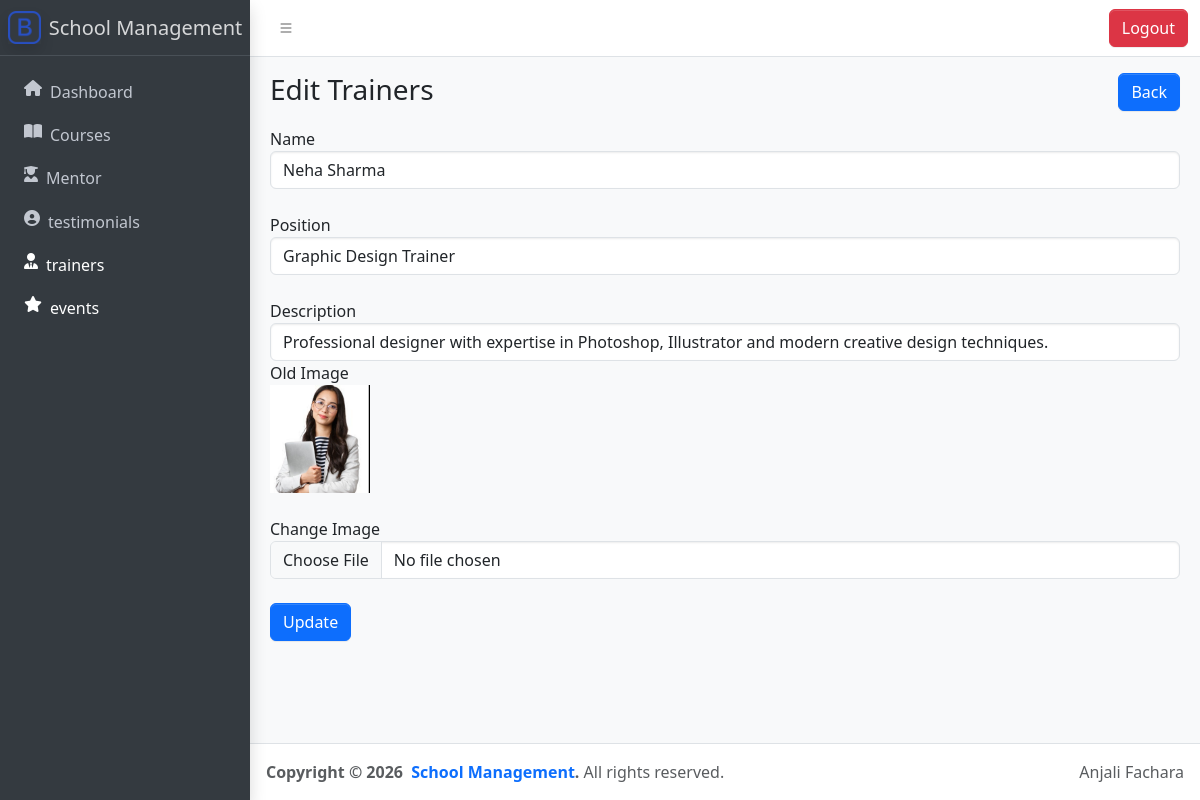
Screenshot of /backend/trainers_edit.php?id=2 with the database file from the repository.
### tables this page shows
CREATE TABLE `trainers` (
  `id` int(11) NOT NULL,
  `image` varchar(255) NOT NULL,
  `name` varchar(100) NOT NULL,
  `position` varchar(100) NOT NULL,
  `description` text NOT NULL
);

### backend/trainers_edit.php (the view, shortened to what this page needs)
<!doctype html>
<html lang="en">
<head>
  <link
    rel="stylesheet"
    href="https://cdn.jsdelivr.net/npm/@fontsource/source-sans-3@5.0.12/index.css" />
  <link
    rel="stylesheet"
    href="https://cdn.jsdelivr.net/npm/overlayscrollbars@2.11.0/styles/overlayscrollbars.min.css" />
  <link
    rel="stylesheet"
    href="https://cdn.jsdelivr.net/npm/bootstrap-icons@1.13.1/font/bootstrap-icons.min.css" />
  <link
    rel="stylesheet"
    href="https://cdnjs.cloudflare.com/ajax/libs/font-awesome/6.5.1/css/all.min.css" />
  <link rel="stylesheet" href="css/adminlte.css" />
</head>
<body class="layout-fixed sidebar-expand-lg sidebar-open bg-body-tertiary">
  <div class="app-wrapper">
<?php
 include('layout/header.php');
?>
  <?php
      include('layout/sidebar.php');
  ?>
      <main class="app-main">
        <?php
include('config.php');
if(isset($_GET['id']))
{
    $id = intval($_GET['id']);
    $query = "SELECT * FROM trainers WHERE id = $id";
    $result = mysqli_query($conn, $query);
    if(mysqli_num_rows($result) > 0)
    {
        $data = mysqli_fetch_assoc($result);
    }
    else
    {
        echo "Record not found";
        exit();
    }
}
else
{
    echo "Invalid Request";
    exit();
}
?>
        <div class="app-content-header">
          <div class="container-fluid">
            <div class="row">
              <div class="col-sm-6"><h3 class="mb-0">Edit Trainers</h3></div>
              <div class="col-sm-6">
                <ol class="breadcrumb float-sm-end">
                    <a href="trainers_list.php" class="btn btn-primary">Back</a>
                </ol>
              </div>
            </div>
          </div>
        </div>
          <div class="app-content">
              <div class="container-fluid">
                <div class="row">
                 <form action="trainers_update.php" method="POST" enctype="multipart/form-data">
    <label>Name</label>
    <input type="text" name="name"
           value="<?php echo $data['name']; ?>"
           class="form-control"><br>
    <label>Position</label>
    <input type="text" name="position"
           value="<?php echo $data['position']; ?>"
           class="form-control"><br>
   <label>Description</label>
<input type="text"
       name="description"
       value="<?php echo isset($data['description']) ? $data['description'] : ''; ?>"
       class="form-control">
    <label>Old Image</label><br>
    <img src="assets/uploads/trainers/<?php echo $data['image']; ?>"
         width="100"><br><br>
    <label>Change Image</label>
    <input type="file" name="image" class="form-control"><br>
    <input type="submit" name="update" value="Update" class="btn btn-primary">
</form>
                </div>
              </div>
          </div>
      </main>
<?php
 include('layout/footer.php');
?>
</body>
</html>

### rows the page displays
trainers: name "Neha Sharma", position "Graphic Design Trainer", description "Professional designer with expertise in Photoshop, Illustrator and modern creative design techniques.", image (picture)
